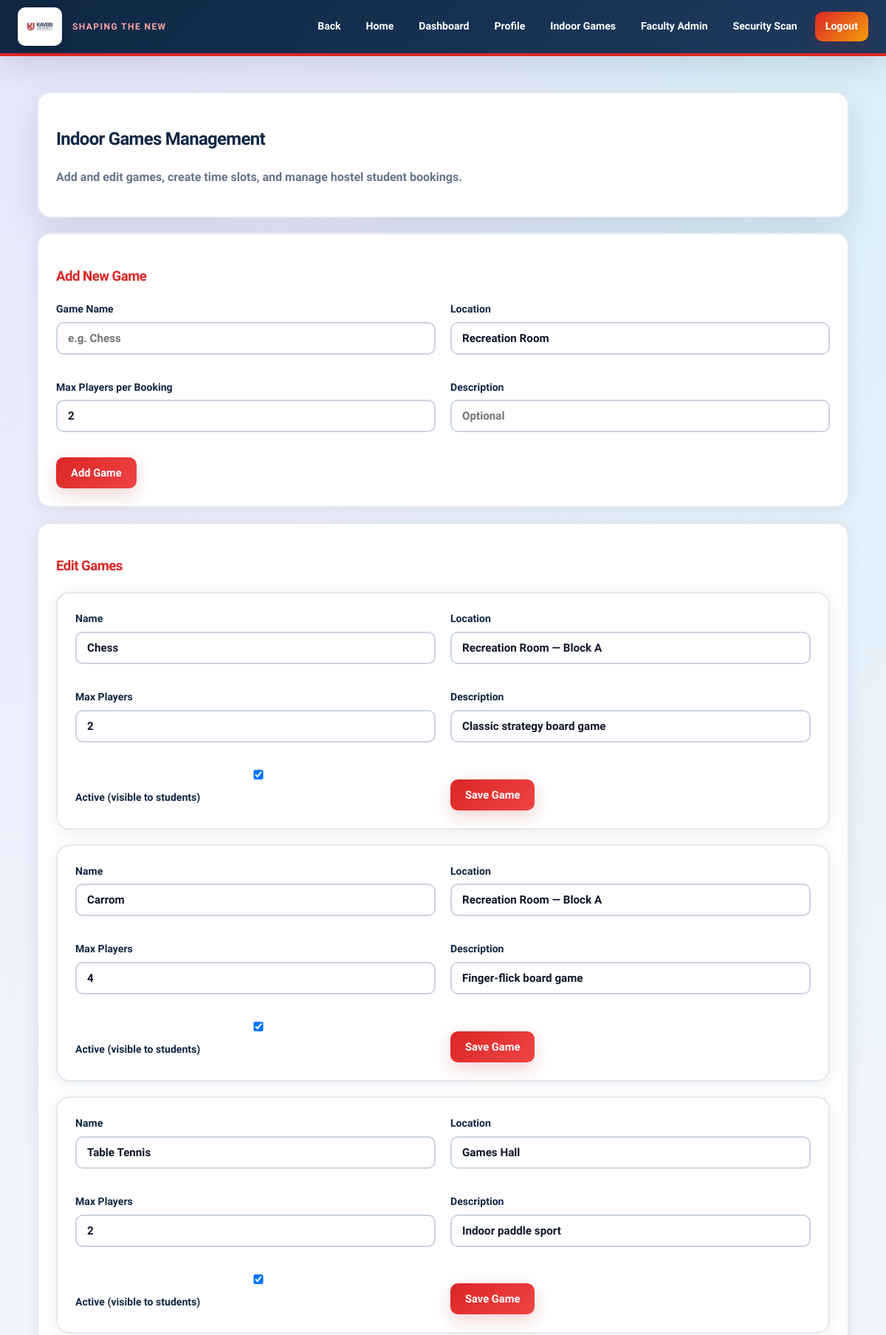
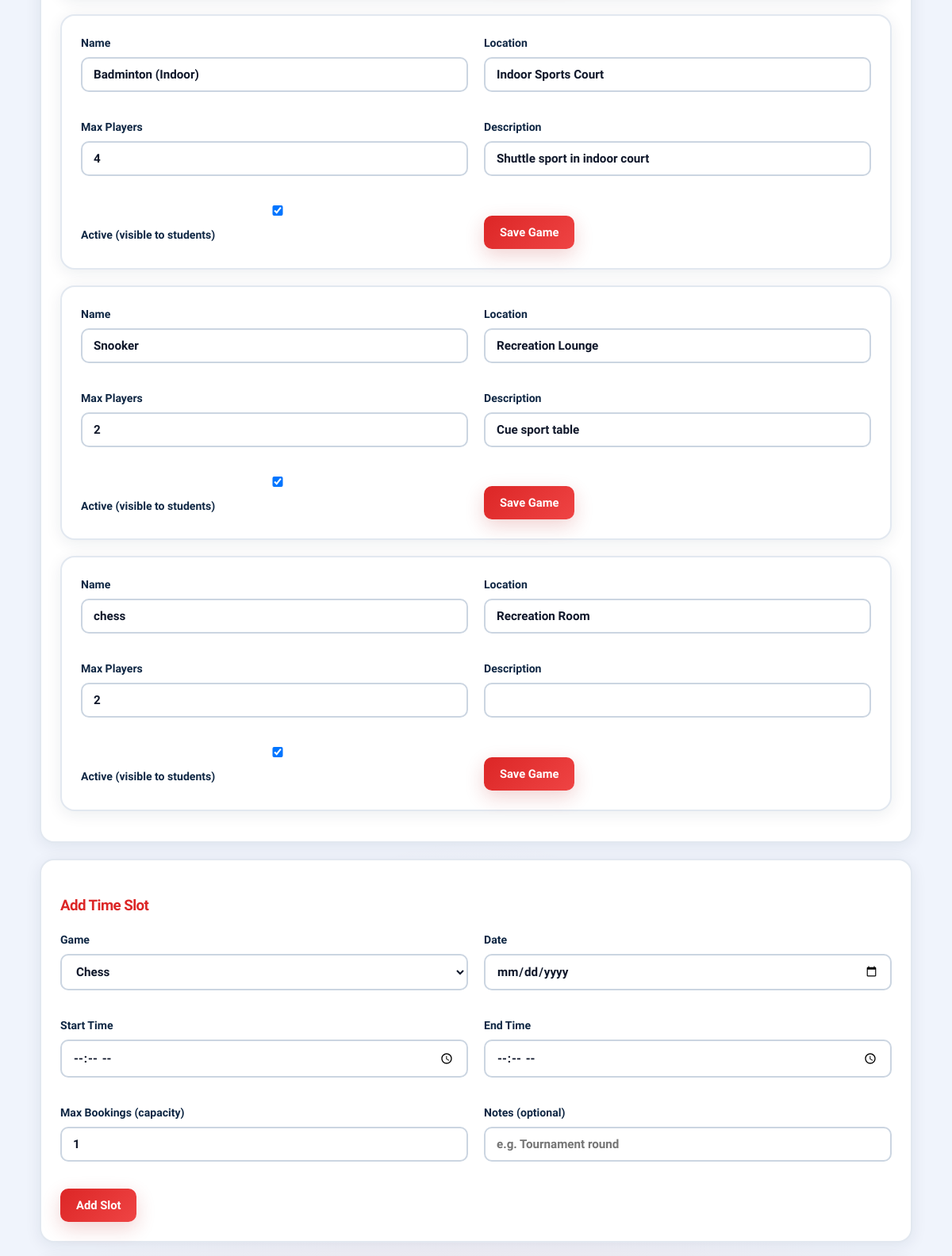
Page /admin/games (signed in, upper part) on the committed database (2 pictures, top to bottom).
### tables this page shows
CREATE TABLE indoor_games (
                id INTEGER PRIMARY KEY AUTOINCREMENT,
                name TEXT NOT NULL,
                description TEXT,
                location TEXT NOT NULL DEFAULT 'Recreation Room',
                max_players INTEGER NOT NULL DEFAULT 2,
                is_active INTEGER NOT NULL DEFAULT 1,
                sort_order INTEGER NOT NULL DEFAULT 0,
                created_at TEXT NOT NULL
            );

### app.py (the view, shortened to what this page needs)
    @app.route("/admin/games", methods=["GET", "POST"])
    def admin_games() -> Response | str:
        gate = require_roles({"admin"})
        if gate:
            return gate
        all_games = db().execute("SELECT * FROM indoor_games ORDER BY sort_order, name").fetchall()
        games = [type("Game", (), dict(r)) for r in all_games]
        upcoming_slots = db().execute(
            """
            SELECT s.*, g.name AS game_name,
                (SELECT COUNT(*) FROM game_bookings b
                 WHERE b.slot_id = s.id AND b.status = 'confirmed') AS booked_count
            FROM game_slots s
            JOIN indoor_games g ON g.id = s.game_id
            WHERE s.slot_date >= date('now')
            ORDER BY s.slot_date, s.start_time
            LIMIT 100
            """
        ).fetchall()
        slots = []
        for r in upcoming_slots:
            d = dict(r)
            d["booked_count"] = int(d["booked_count"])
            slots.append(type("Slot", (), d))
        bookings_rows = db().execute(
            """
            SELECT b.*, u.full_name, u.login_id, g.name AS game_name,
                   s.slot_date, s.start_time, s.end_time
            FROM game_bookings b
            JOIN users u ON u.id = b.student_id
            JOIN game_slots s ON s.id = b.slot_id
            JOIN indoor_games g ON g.id = s.game_id
            WHERE b.status = 'confirmed' AND s.slot_date >= date('now')
            ORDER BY s.slot_date, s.start_time
            LIMIT 80
            """
        ).fetchall()
        bookings = [type("Booking", (), dict(r)) for r in bookings_rows]
        return render_template("admin_games.html", games=games, slots=slots, bookings=bookings)

### templates/admin_games.html (shortened to what this page needs)
{% extends "base.html" %}
{% block content %}
<section class="panel panel-elevated">
    <h2>Indoor Games Management</h2>
    <p class="muted">Add and edit games, create time slots, and manage hostel student bookings.</p>
</section>
<section class="panel">
    <h3>Add New Game</h3>
    <form method="post" class="grid-2">
        <div>
            <label for="name">Game Name</label>
            <input id="name" name="name" type="text" placeholder="e.g. Chess" required>
        </div>
        <div>
            <label for="location">Location</label>
            <input id="location" name="location" type="text" value="Recreation Room" required>
        </div>
        <div>
            <label for="max_players">Max Players per Booking</label>
            <input id="max_players" name="max_players" type="number" min="1" max="20" value="2" required>
        </div>
        <div>
            <label for="description">Description</label>
            <input id="description" name="description" type="text" placeholder="Optional">
        </div>
        <div style="align-self: end;">
            <button class="btn" type="submit">Add Game</button>
        </div>
    </form>
</section>
<section class="panel">
    <h3>Edit Games</h3>
    {% for game in games %}
    <form method="post" class="admin-game-form panel panel-tight" style="margin-bottom: 14px;">
        <div class="grid-2">
            <div>
                <label>Name</label>
                <input name="name" type="text" value="{{ game.name }}" required>
            </div>
            <div>
                <label>Location</label>
                <input name="location" type="text" value="{{ game.location }}" required>
            </div>
            <div>
                <label>Max Players</label>
                <input name="max_players" type="number" min="1" value="{{ game.max_players }}" required>
            </div>
            <div>
                <label>Description</label>
                <input name="description" type="text" value="{{ game.description or '' }}">
            </div>
            <div>
                <label>
                    <input type="checkbox" name="is_active" value="1" {% if game.is_active %}checked{% endif %}>
                    Active (visible to students)
                </label>
            </div>
            <div style="align-self: end;">
                <button class="btn" type="submit">Save Game</button>
            </div>
        </div>
    </form>
    {% else %}
    <p class="muted">No games yet.</p>
    {% endfor %}
</section>
<section class="panel">
    <h3>Add Time Slot</h3>
    <form method="post" class="grid-2">
        <div>
            <label for="game_id">Game</label>
            <select id="game_id" name="game_id" required>
                {% for game in games %}
                <option value="{{ game.id }}">{{ game.name }}</option>
                {% endfor %}
            </select>
        </div>
        <div>
            <label for="slot_date">Date</label>
            <input id="slot_date" name="slot_date" type="date" required>
        </div>
        <div>
            <label for="start_time">Start Time</label>
            <input id="start_time" name="start_time" type="time" required>
        </div>
        <div>
            <label for="end_time">End Time</label>
            <input id="end_time" name="end_time" type="time" required>
        </div>
        <div>
            <label for="max_bookings">Max Bookings (capacity)</label>
            <input id="max_bookings" name="max_bookings" type="number" min="1" value="1" required>
        </div>
        <div>
            <label for="notes">Notes (optional)</label>
            <input id="notes" name="notes" type="text" placeholder="e.g. Tournament round">
        </div>
        <div style="align-self: end;">
            <button class="btn" type="submit">Add Slot</button>
        </div>
    </form>
</section>
{% endblock %}

### static/style.css (style rules this page uses)
:root { --ku-red: #b91c1c; --ku-red-bright: #dc2626; --ku-red-glow: rgba(220, 38, 38, 0.35); --ku-navy: #0f2744; --ku-navy-mid: #1e3a5f; --ku-navy-soft: #2d4a6f; --accent-gold: #f59e0b; --accent-cyan: #06b6d4; --accent-purple: #8b5cf6; --accent-lime: #84cc16; --accent-pink: #ec4899; --bg-page: #f0f4fc; --bg-card: #ffffff; --bg-card-alt: #f8fafc; --text-dark: #0f172a; --text-body: #334155; --text-muted: #64748b; --border: #e2e8f0; --border-strong: #cbd5e1; --radius: 12px; --radius-lg: 18px; --radius-xl: 24px; --shadow: 0 4px 20px rgba(15, 39, 68, 0.08); --shadow-lg: 0 16px 40px rgba(15, 39, 68, 0.12); --shadow-color: 0 8px 24px rgba(185, 28, 28, 0.2); --font: "Plus Jakarta Sans", "Segoe UI", system-ui, sans-serif; --brand-orange: var(--ku-red-bright); --brand-orange-soft: #f87171; --brand-black: var(--ku-navy); --brand-black-soft: var(--bg-card); --text-light: var(--text-dark); --border-dark: var(--border); }
* { box-sizing: border-box; }
html { scroll-behavior: smooth; }
body { margin: 0; font-family: var(--font); font-weight: 600; background: var(--bg-page); background-image: radial-gradient(ellipse 80% 50% at 10% -10%, rgba(139, 92, 246, 0.12), transparent), radial-gradient(ellipse 60% 40% at 90% 0%, rgba(6, 182, 212, 0.1), transparent), radial-gradient(ellipse 50% 30% at 50% 100%, rgba(220, 38, 38, 0.06), transparent); color: var(--text-body); line-height: 1.55; -webkit-font-smoothing: antialiased; min-height: 100vh; }
h1, h2, h3, h4 { color: var(--ku-navy); font-weight: 800; letter-spacing: -0.03em; }
.panel { background: var(--bg-card); border: 2px solid var(--border); border-radius: var(--radius-lg); padding: 24px; margin-top: 20px; box-shadow: var(--shadow); }
.panel-elevated { box-shadow: var(--shadow-lg); }
.panel h2, .panel h3 { color: var(--ku-navy); }
.panel h3 { color: var(--ku-red-bright); }
.muted { color: var(--text-muted); font-weight: 600; line-height: 1.65; }
.grid-2 { display: grid; grid-template-columns: 1fr 1fr; gap: 20px; }
label { display: block; margin-bottom: 6px; color: var(--ku-navy); font-weight: 800; font-size: 0.88rem; }
input, select, textarea { width: 100%; background: #fff; color: var(--text-dark); border: 2px solid var(--border-strong); border-radius: 10px; padding: 11px 14px; margin-bottom: 14px; font-family: inherit; font-size: 0.95rem; font-weight: 600; transition: border-color 0.2s, box-shadow 0.2s; }
.btn { display: inline-block; border: none; border-radius: 10px; padding: 12px 20px; background: linear-gradient(135deg, var(--ku-red-bright), #ef4444); color: #fff; font-weight: 800; font-size: 0.92rem; text-decoration: none; cursor: pointer; font-family: inherit; transition: transform 0.15s, box-shadow 0.2s, filter 0.2s; box-shadow: var(--shadow-color); }

### rows in the picture
indoor_games: name "Chess", location "Recreation Room — Block A", description "Classic strategy board game", game_id "Chess"
indoor_games: name "Carrom", location "Recreation Room — Block A", description "Finger-flick board game"
indoor_games: name "Table Tennis", location "Games Hall", description "Indoor paddle sport"
indoor_games: name "Badminton (Indoor)", location "Indoor Sports Court", description "Shuttle sport in indoor court"
indoor_games: name "Snooker", location "Recreation Lounge", description "Cue sport table"
indoor_games: name "chess", location "Recreation Room"

### other values in the picture
{{ motto }} "SHAPING THE NEW"
